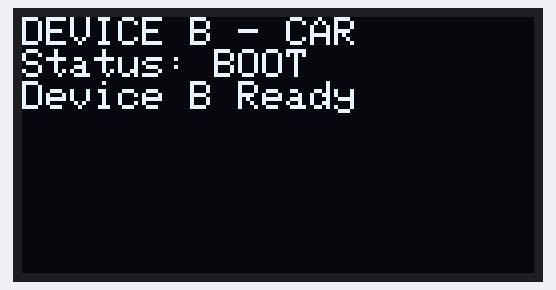
The program below on a simulated ESP32. On the bench: 128×64 one-colour display. What the program prints to the serial monitor is not drawn.

Above: at 0.1 s.

The program:

main.cpp
```cpp
#include <HardwareSerial.h>
#include <Wire.h>
#include <Adafruit_GFX.h>
#include <Adafruit_SSD1306.h>
#include "config.h"

Adafruit_SSD1306 display(SCREEN_WIDTH, SCREEN_HEIGHT, &Wire, OLED_RESET);

#define MY_ID DEVICE_B
#define TARGET_ID DEVICE_A

uint32_t lastPingTime = 0;
uint8_t receivedCount = 0;

// Function declarations
void setTransmitMode();
void setReceiveMode();
uint8_t calculateChecksum(Packet packet);
bool sendPacket(uint8_t destination, uint8_t command, uint8_t data);
void receiveData();
void processPacket(Packet packet);
void updateDisplay(String status, String line1, String line2);

void setup() {
  Serial.begin(115200);
  Serial2.begin(9600, SERIAL_8N1, RXD2, TXD2);

  pinMode(DE, OUTPUT);
  pinMode(RE, OUTPUT);
  setReceiveMode();

  Wire.begin(OLED_SDA, OLED_SCL);
  if(!display.begin(SSD1306_SWITCHCAPVCC, 0x3C)) {
    Serial.println("OLED failed");
  }
  display.clearDisplay();
  display.setTextSize(1);
  display.setTextColor(SSD1306_WHITE);

  updateDisplay("BOOT", "Device B Ready", "");
  Serial.println("Device B - Car Receiver Ready");
}

void setTransmitMode() {
  digitalWrite(DE, HIGH);
  digitalWrite(RE, HIGH);
  delayMicroseconds(50);
}

void setReceiveMode() {
  digitalWrite(DE, LOW);
  digitalWrite(RE, LOW);
  delayMicroseconds(50);
}

uint8_t calculateChecksum(Packet packet) {
  return packet.destination ^ packet.source ^ packet.command ^ packet.data;
}

bool sendPacket(uint8_t destination, uint8_t command, uint8_t data) {
  Packet packet;
  packet.destination = destination;
  packet.source = MY_ID;
  packet.command = command;
  packet.data = data;
  packet.checksum = calculateChecksum(packet);

  setTransmitMode();
  size_t bytesSent = Serial2.write((uint8_t*)&packet, sizeof(Packet));
  Serial2.flush();
  setReceiveMode();

  return bytesSent == sizeof(Packet);
}

void receiveData() {
  if (Serial2.available() >= sizeof(Packet)) {
    Packet packet;
    Serial2.readBytes((uint8_t*)&packet, sizeof(Packet));

    if (packet.header != 0xAA) return;
    if (packet.destination != MY_ID) return;
    if (packet.checksum != calculateChecksum(packet)) return;

    processPacket(packet);
  }
}

void processPacket(Packet packet) {
  switch(packet.command) {
    case CMD_PING:
      updateDisplay("PING", "From Device A", String(packet.data, HEX));
      sendPacket(packet.source, CMD_ACK, packet.data);
      break;

    case CMD_DATA:
      receivedCount++;
      updateDisplay("DATA", "Value: " + String(packet.data), "Count: " + String(receivedCount));
      sendPacket(packet.source, CMD_ACK, packet.data);
      break;

    case CMD_ACK:
      updateDisplay("ACK", "Received", String(packet.data));
      break;

    case CMD_ERROR:
      updateDisplay("ERROR", "From Device", String(packet.data, HEX));
      break;
  }
}

void updateDisplay(String status, String line1, String line2) {
  display.clearDisplay();
  display.setCursor(0, 0);
  display.println("DEVICE B - CAR");
  display.println("Status: " + status);
  display.println(line1);
  display.println(line2);
  display.display();
}

void loop() {
  receiveData();

  // Send ping every 5 seconds
  if (millis() - lastPingTime > 5000) {
    sendPacket(TARGET_ID, CMD_PING, 0x55);
    lastPingTime = millis();
  }

  delay(10);
}
```

config.h
```cpp
// config.h - Common configuration for both devices
#ifndef CONFIG_H
#define CONFIG_H

#include <stdint.h>

// RS485 Pins
#define DE 4
#define RE 2
#define RXD2 32  // GPIO32 for RX
#define TXD2 33  // GPIO33 for TX

// OLED Display
#define SCREEN_WIDTH 128
#define SCREEN_HEIGHT 64
#define OLED_RESET -1
#define OLED_SDA 21
#define OLED_SCL 22

// Device IDs
#define DEVICE_A 0x01
#define DEVICE_B 0x02

// Packet structure
struct Packet {
  uint8_t header = 0xAA;    // Start byte
  uint8_t destination;      // Target device ID
  uint8_t source;           // Source device ID
  uint8_t command;          // Command type
  uint8_t data;             // Data payload
  uint8_t checksum;         // XOR checksum
};

// Commands
enum Commands {
  CMD_PING = 0x01,
  CMD_DATA = 0x02,
  CMD_ACK  = 0x03,
  CMD_ERROR = 0x04
};

#endif
```
